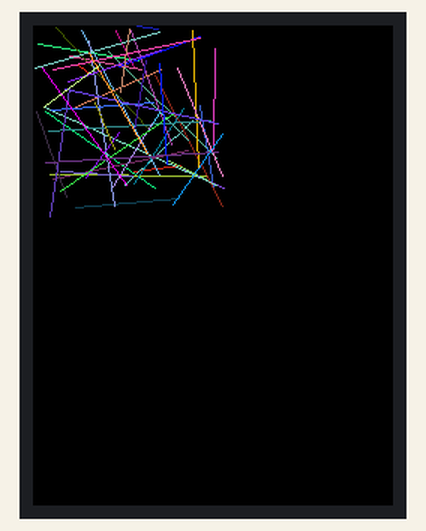
Simulated run of this program. Board: ESP32 board running MicroPython. Parts: 240×320 colour display. Random numbers come from a fixed seed; what the program prints to the serial console is not drawn. At 15.7 s the program stops and its outputs stay as they are.

Above: at 0.4 s.
At 5.5 s:
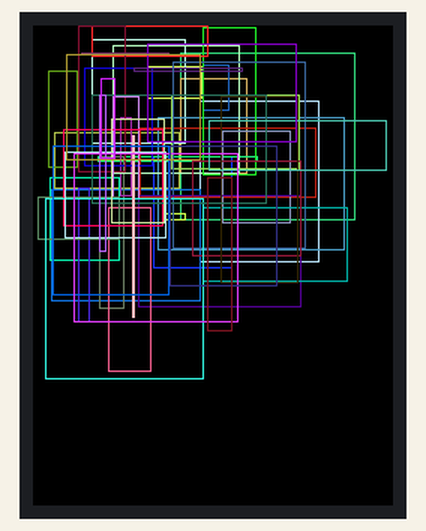
At 10.7 s:
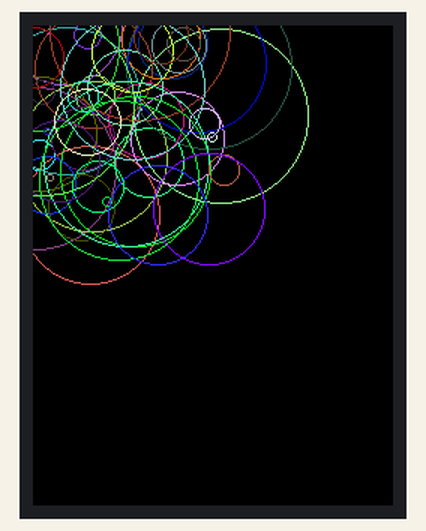

The program:

demo-random.py
```python
"""Solution to exercise 1: Random lines, rectangles and circles
   Copyright(c) U. Raich 2020
   This program is part of the IoT course at the
   University of Cape Coast, Ghana
"""
from time import sleep
from ST7735 import Display, color565
from machine import Pin, SPI
import sys, time
from uos import urandom as random

def test_lines():
    """Test code."""
    print("Test lines")
    display.clear()
    for i in range(50):
        r = random(7)
        x0 = r[0]//2
        y0 = r[1]//2
        x1 = r[2]//2
        y1 = r[3]//2
        red = r[4]
        green = r[5]
        blue = r[6]
        #rint(x0,x1,y0,y1)
        c = color565(red,green,blue)
        display.draw_line(x0,y0,x1,y1,c)

def test_rectangles():
    """Test code."""
    print("Test rectangles")
    display.clear()
    for i in range(50):
        r = random(7)
        x0 = r[0]//2
        y0 = r[1]//2
        w = r[2]//2
        h = r[3]//2
        red = r[4]
        green = r[5]
        blue = r[6]
        #rint(x0,x1,y0,y1)
        c = color565(red,green,blue)
        display.draw_rectangle(x0,y0,w,h,c)

def test_circles():
    """Test code."""
    print("Test circles")
    display.clear()
    for i in range(50):
        r = random(6)
        x0 = r[0]//2
        y0 = r[1]//2
        radius = r[2]//4
        red = r[3]
        green = r[4]
        blue = r[5]
        #rint(x0,x1,y0,y1)
        c = color565(red,green,blue)
        display.draw_circle(x0,y0,radius,c)

if sys.platform == 'esp8266':
    print('1.4 inch TFT screen test on ESP8266')
    SPI_CS = 16
    SPI_DC = 15
    spi = SPI(1)


elif sys.platform == 'esp32':
    print('1.4 inch TFT screen test on ESP32')
    sck = Pin(18)
    miso= Pin(19)
    mosi= Pin(23)
    SPI_CS = 26
    SPI_DC = 5
    spi = SPI(2, baudrate=32000000, sck=sck, mosi=mosi, miso=miso)

display=Display(spi,SPI_CS,SPI_DC)
test_lines()
time.sleep(5)
display.clear()
test_rectangles()
time.sleep(5)
display.clear()
test_circles()
time.sleep(5)
display.clear()
display.cleanup()
```

Measured:
- what the display in image 0 shows lasts 5.1 s, from 0.4 s to 5.5 s
